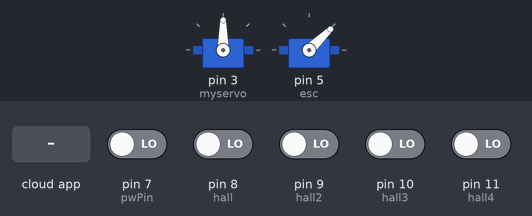
A sketch run on a simulated Arduino Uno, built with avr-gcc and run on an emulated ATmega328P. Shown: 2 × servo. The inputs (shaded band) are chosen by the test bench; at power-on: pin 7 (pwPin), pin 8 (hall), pin 9 (hall2), pin 10 (hall3), pin 11 (hall4) LOW. The ROS host is connected and sends only what is stated.

Above: at 2.2 s.
2.3 s: the phone or cloud app sets angle_msg to 0
At 3.3 s:
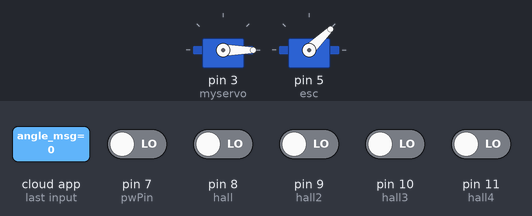
4.5 s: the phone or cloud app sets motor_speed to 0
At 6.2 s:
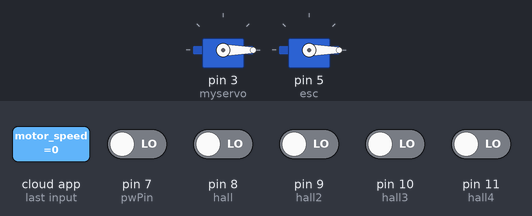
6.5 s: the phone or cloud app sets angle_msg to 45
At 7.9 s:
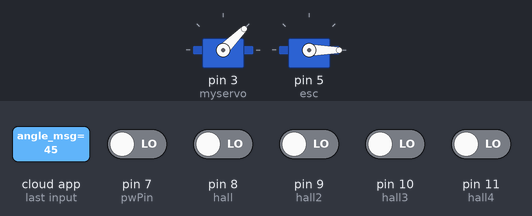
8.5 s: the phone or cloud app sets angle_msg to 90
At 9.6 s:
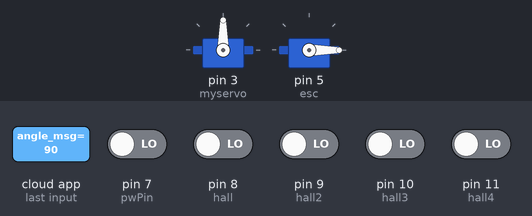
10.5 s: the phone or cloud app sets angle_msg to 180
At 12.5 s:
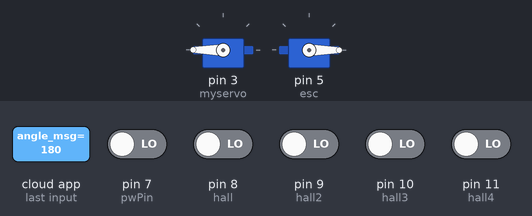
Timing chart, 0 to 13.5 s (numbered marks = the images above; inputs shaded):
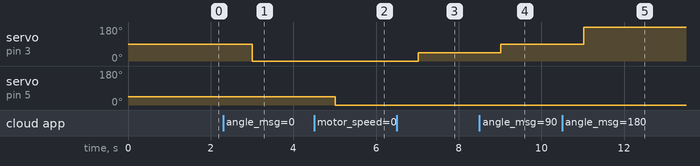

Measured:
- after the input at 2.3 s, servo on pin 3 (myservo): 90° → 0° after 0.71 s
- after the input at 4.5 s, servo on pin 5 (esc): 44° → 0° after 0.51 s
- after the input at 6.5 s, servo on pin 3 (myservo): 0° → 45° after 0.52 s
- after the input at 8.5 s, servo on pin 3 (myservo): 45° → 90° after 0.52 s
- after the input at 10.5 s, servo on pin 3 (myservo): 90° → 180° after 0.53 s

The sketch:

ros_arduino.ino
```cpp
#include <ros.h>
#include <std_msgs/Int32.h>
#include <std_msgs/Float32.h>
#include "Servo.h"

Servo myservo;
Servo esc;

const int pwPin = 7;
float duration = 0;

int n=0;
int m=0;
int dt=100;
int rps_front_left;
int rps_front_right;
int rps_rear_left;
int rps_rear_right;

int arraysize = 9;
double rangevalue[] = { 0, 0, 0, 0, 0, 0, 0, 0, 0};
double pulse;
double modE;


// pin번호 모음
const int hall=8; //flw
const int hall2=9; //frw
const int hall3=10; //rlw
const int hall4=11; //rrw
unsigned long prevmillis; // To store time
//unsigned long duration; // To store time difference
unsigned long refresh; // To store time for refresh of reading
const int D = 8; // Diameter in cm (include at the top)
int rpm=0,rpm2=0,rpm3=0,rpm4=0; // RPM value

boolean currentstate,currentstate2,currentstate3,currentstate4; // Current state of IR input scan
boolean prevstate,prevstate2,prevstate3,prevstate4;; // State of IR sensor in previous scan

ros::NodeHandle  nh;
std_msgs::Int32 int_msg;
std_msgs::Float32 float_msg;
std_msgs::Float32 float_hallfront_left_msg;
std_msgs::Float32 float_hallfront_right_msg;
std_msgs::Float32 float_hallrear_left_msg;
std_msgs::Float32 float_hallrear_right_msg;
ros::Publisher dist("dist", &float_msg);
ros::Publisher Rps_front_left("Rps_front_left", &float_hallfront_left_msg);
ros::Publisher Rps_front_right("Rps_front_right", &float_hallfront_right_msg);
ros::Publisher Rps_rear_left("Rps_rear_left", &float_hallrear_left_msg);
ros::Publisher Rps_rear_right("Rps_rear_right", &float_hallrear_right_msg);

// servo_motor steering
void servo_control(const std_msgs::Int32& angle_msg){
  myservo.write(angle_msg.data);
}

// DC_motor duty
void motor_duty(const std_msgs::Int32& motor_speed){
  esc.writeMicroseconds(motor_speed.data);
}

ros::Subscriber<std_msgs::Int32> servo_steer("angle_msg", servo_control );
ros::Subscriber<std_msgs::Int32> DC_duty("motor_speed", motor_duty );

void calculateDistance(){
        pulse = pulseIn(pwPin, HIGH);

  float_msg.data=pulse / 58;
  dist.publish( &float_msg);

}

void getRpm(){
   currentstate = digitalRead(hall); // Read IR sensor state
 if( prevstate != currentstate) // If there is change in input
   {
     if( currentstate == HIGH ) // If input only changes from LOW to HIGH
       {
         duration = ( micros() - prevmillis ); // Time difference between revolution in microsecond
         rpm = (60000000/duration); // rpm = (1/ time millis)*1000*1000*60;
         prevmillis = micros(); // store time for nect revolution calculation
       }
   }

  prevstate = currentstate; // store this scan (prev scan) data for next scan
  currentstate2= digitalRead(hall2); // Read IR sensor state
 if( prevstate2 != currentstate2) // If there is change in input
   {
     if( currentstate2 == HIGH ) // If input only changes from LOW to HIGH
       {
         duration = ( micros() - prevmillis ); // Time difference between revolution in microsecond
         rpm2 = (60000000/duration); // rpm = (1/ time millis)*1000*1000*60;
         prevmillis = micros(); // store time for nect revolution calculation
       }
   }
  prevstate2 = currentstate2; // store this scan (prev scan) data for next scan
  currentstate3 = digitalRead(hall3); // Read IR sensor state
 if( prevstate3 != currentstate3) // If there is change in input
   {
     if( currentstate3 == HIGH ) // If input only changes from LOW to HIGH
       {
         duration = ( micros() - prevmillis ); // Time difference between revolution in microsecond
         rpm3 = (60000000/duration); // rpm = (1/ time millis)*1000*1000*60;
         prevmillis = micros(); // store time for nect revolution calculation
       }
   }
  prevstate3 = currentstate3; // store this scan (prev scan) data for next scan

 currentstate4 = digitalRead(hall4); // Read IR sensor state
 if( prevstate4 != currentstate4) // If there is change in input
   {
     if( currentstate4 == HIGH ) // If input only changes from LOW to HIGH
       {
         duration = ( micros() - prevmillis ); // Time difference between revolution in microsecond
         rpm4 = (60000000/duration); // rpm = (1/ time millis)*1000*1000*60;
         prevmillis = micros(); // store time for nect revolution calculation
       }
   }
  prevstate4 = currentstate4; // store this scan (prev scan) data for next scan

 float_hallfront_left_msg.data=rpm;
 Rps_front_left.publish( &float_hallfront_left_msg);
 float_hallfront_right_msg.data=rpm2;
 Rps_front_right.publish( &float_hallfront_right_msg);
 float_hallrear_left_msg.data=rpm3;
 Rps_rear_left.publish( &float_hallrear_left_msg);
 float_hallrear_right_msg.data=rpm4;
 Rps_rear_right.publish( &float_hallrear_right_msg);
}


void setup() {
  pinMode(pwPin, INPUT);

  myservo.attach(3);
  esc.attach(5);
  esc.writeMicroseconds(1000);

 pinMode(hall,INPUT);
 pinMode(hall2,INPUT);
 pinMode(hall3,INPUT);
 pinMode(hall4,INPUT);
  prevmillis = 0;
  prevstate = LOW;
  prevstate2= LOW;
  prevstate3= LOW;
  prevstate4= LOW;

  nh.initNode();
  nh.getHardware()->setBaud(57600);
  nh.advertise(dist);
  nh.advertise(Rps_front_left);
  nh.advertise(Rps_front_right);
  nh.advertise(Rps_rear_left);
  nh.advertise(Rps_rear_right);
  nh.subscribe(servo_steer);
  nh.subscribe(DC_duty);
  delay(1000);
}

void loop() {
  calculateDistance();
  getRpm();
  nh.spinOnce();
  //delay(50);
}
```
